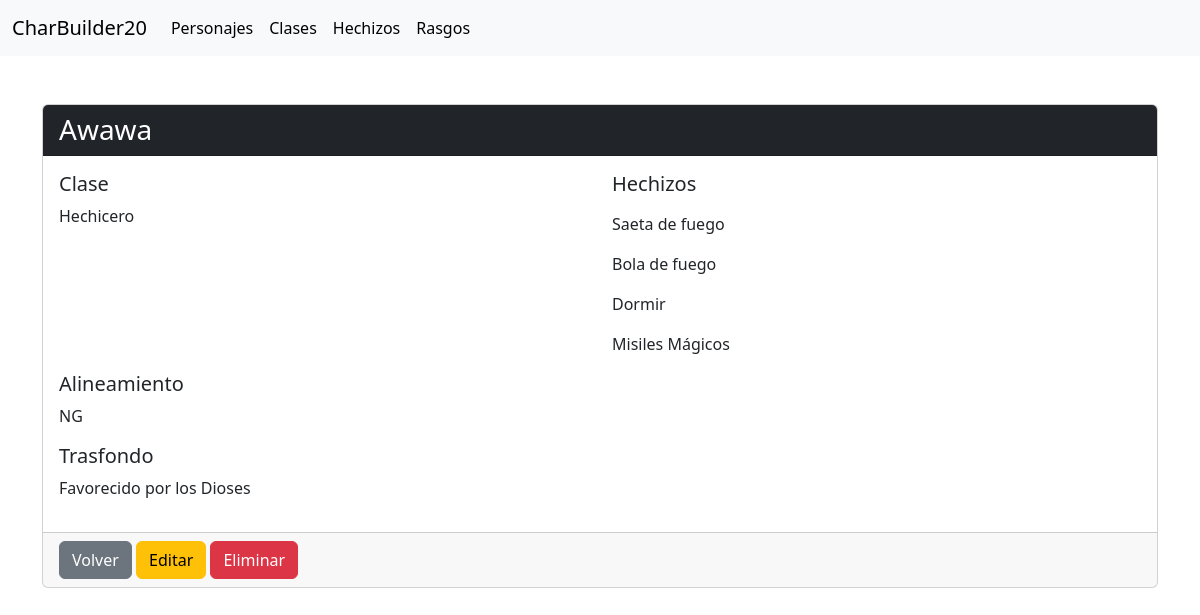
The page /char/2/ on the database its author committed.
### App/models.py (models this page shows, shortened)
class Character(models.Model):
    char_name = models.CharField(max_length=30)
    char_class = models.ForeignKey(Classes, on_delete=models.CASCADE)
    char_spell = models.ManyToManyField(Spells, related_name="char_spells")
    char_alightment = models.CharField(max_length=30, default='N')
    char_trait = models.ForeignKey(Traits, on_delete=models.CASCADE)

class Classes(models.Model):
    class_name = models.CharField(max_length=100)
    class_weapons = models.CharField(max_length=30)
    class_armor = models.CharField(max_length=50)
    class_desc = models.CharField(max_length=255)
    def __str__(self):
        return self.class_name

class Spells(models.Model):
    spell_name = models.CharField(max_length=100, unique=True)
    spell_level = models.CharField(max_length=30)
    spell_school = models.CharField(max_length=50)
    spell_desc = models.CharField(max_length=255)

class Traits(models.Model):
    background_type = models.CharField(max_length=50)
    background_desc = models.CharField(max_length=255, default='')
    def __str__(self):
        return self.background_type

### App/views.py (the view)
# urls.py: path('char/<int:pk>/', views.char_detail, name='char_detail'),
def char_detail(request, pk):
    character = get_object_or_404(Character, pk=pk)
    return render(request, 'App/char_detail.html', {'character': character})

### App/templates/App/char_detail.html (shortened to what this page needs)
{% extends "layout/base.html" %}
{% block content %}
<div class="container mt-5">
  <div class="card">
    <div class="card-header bg-dark text-white">
      <h3 class="mb-0">{{ character.char_name }}</h3>
    </div>
    <div class="card-body">
      <div class="row mb-3">
        <div class="col-md-6">
          <h5 class="card-title">Clase</h5>
          <p class="card-text">{{ character.char_class }}</p>
        </div>
        <div class="col-md-6">
          <h5 class="card-title">Hechizos</h5>
          <p class="card-text">{% for spell in character.char_spell.all %}</p>
          <p class="card-text">{{ spell.spell_name }}</p>
          {% endfor %}
        </div>
      </div>
      <div class="mb-3">
        <h5 class="card-title">Alineamiento</h5>
        <p class="card-text">{{ character.char_alightment }}</p>
      </div>
      <div class="mb-3">
        <h5 class="card-title">Trasfondo</h5>
        <p class="card-text">{{ character.char_trait }}</p>
      </div>
    </div>
    <div class="card-footer">
      <a href="{% url 'char_list' %}" class="btn btn-secondary">Volver</a>
      <a href="{% url 'char_edit' character.pk %}" class="btn btn-warning">Editar</a>
      <form action="{% url 'char_delete' character.pk %}" method="post" class="d-inline">
        <button type="submit" class="btn btn-danger">Eliminar</button>
      </form>
    </div>
  </div>
</div>
{% endblock %}

### rows shown on the page
Character: char_name "Awawa", char_class "Hechicero", char_alightment "NG", char_trait "Favorecido por los Dioses"
Spells: spell_name "Saeta de fuego"
Spells: spell_name "Bola de fuego"
Spells: spell_name "Dormir"
Spells: spell_name "Misiles Mágicos"
